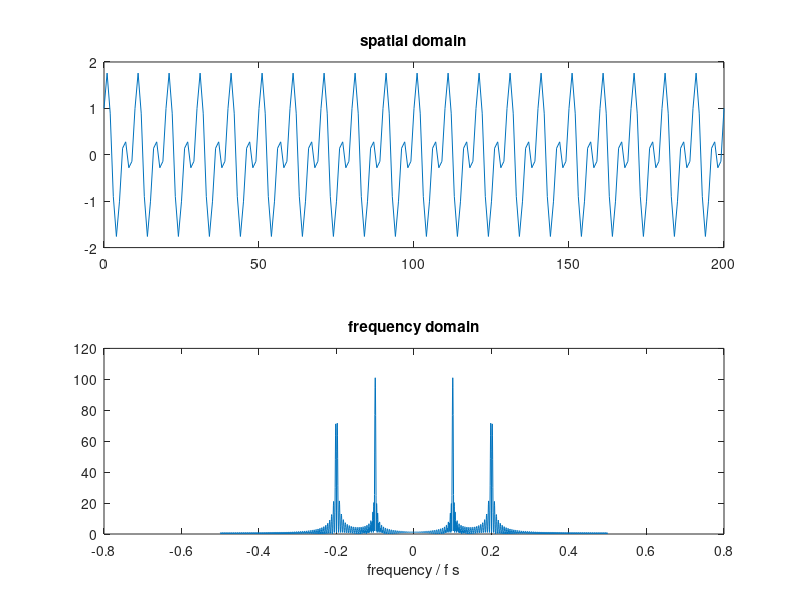

MATLAB code to generate this figure: (Note: this script raises an error after producing the figure.)
    %% ======================== Fourier series of 1-D function
% define the function (spatial domain)
x = 0:200;
y1 = sin(2*pi*x/10);
y2 = cos(2*pi*x/10)+sin(2*pi*x/5);
y = y2; % you can choose y1 or y2 here, or other functions you like
n = 2000; % sample n points on the function, then compute n-point DFT
% -------------- Write your code here
% you need to compute the Fourier series of function y here
Y = abs(fftshift(real(fft(y,n))));
% -------------- end of your code
freq = ((-n/2) : (n/2-1))/n;
figure(1);
subplot(2,1,1), plot(x,y), title('spatial domain');
subplot(2,1,2), plot(freq, Y), title('frequency domain'), xlabel('frequency / f s');

%% ======================== Fourier transform of 2-D image
img_1 = repmat(peaks(20),[10 10]);
img_2 = rgb2gray(imread('./img/dog.jpg'));
img = img_2;
% % -------------- Write your code here
% % you need to compute the Fourier transform of the image img here
Y = abs(fftshift(fft2(im2double(img))));

% % -------------- end of your code
figure(2);
subplot(1,2,1), imshow(mat2gray(img)), title('Spatial domain image');
subplot(1,2,2), imshow(mat2gray(log(Y+1))), title('Frequency domain image (log magnitude)');

% %% ======================== Subsampling
img = rgb2gray(imread('./img/zebra.jpg'));
k = 2; % subsample the image k times by a factor of 2
% -------------- Write your code here
% you need to subsample the image in two ways:
% 1. a naive method, put result in img_a
% 2. an anti-aliasing method, put result in img_b
img_a=img(1:k:end,1:k:end);
gaussian_filter=fspecial('gaussian', 7, 1);
im_blur = imfilter(img,gaussian_filter);
img_b =im_blur(1:2:end,1:2:end);
% % % -------------- end of your code
figure(3);
subplot(1,3,1), imshow(img), title(['Original ' num2str(size(img, 1)) 'x' num2str(size(img, 2)) ]);
subplot(1,3,2), imshow(img_a), title(['Bad subsampling ' num2str(size(img_a, 1)) 'x' num2str(size(img_a, 2)) ]);
subplot(1,3,3), imshow(img_b), title(['Good subsampling ' num2str(size(img_b, 1)) 'x' num2str(size(img_b, 2)) ]);

%% ========================== Low pass and high pass
img = rgb2gray(imread('./img/dog.jpg'));
% % -------------- Write your code here
% % you need to do low and high pass filtering in *frequency* domain
% % low_pass_img and high_pass_img should be the filtered images in spatial domain
% % for low pass filter, you can consider the Gaussian
% % refer to slides 76-80 for help
% 

img=fftshift(fft2(double(img)));
[img_y,img_x]=size(img);
low_pass_img=zeros(img_y,img_x);
high_pass_img=zeros(img_y,img_x);
for i=1:img_y 
    for j=1:img_x
        d=sqrt((i-floor(img_y/2))^2+(j-floor(img_x/2))^2);
        low_pass_img(i,j)=exp(-d^2/200)*img(i,j);%image processes with low pass filter
        high_pass_img(i,j)=(1-exp(-d^2/200))*img(i,j);%image processes with high pass filter
    end 
end
low_pass_img=uint8(real(ifft2(ifftshift(low_pass_img))));
high_pass_img = uint8(real(ifft2(ifftshift(high_pass_img))));

% % -------------- end of your code
figure(4)
subplot(1,3,1), imshow(img), title('Original image');
subplot(1,3,2), imshow(mat2gray(low_pass_img)), title('Low pass filtered image')
subplot(1,3,3), imshow(mat2gray(high_pass_img)), title('High pass filtered image')
